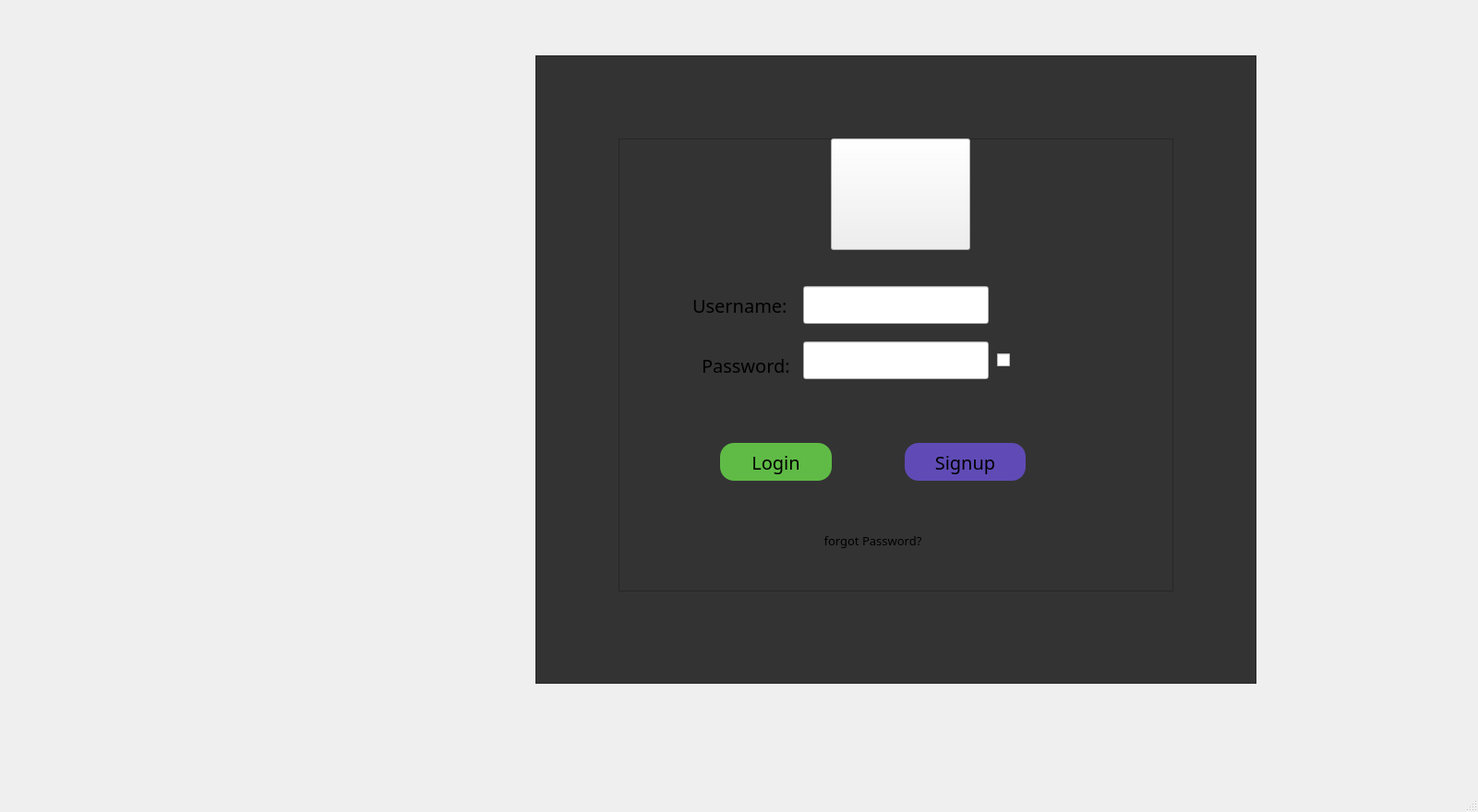
<?xml version="1.0" encoding="UTF-8"?>
<ui version="4.0">
 <class>MainWindow</class>
 <widget class="QMainWindow" name="MainWindow">
  <property name="geometry">
   <rect>
    <x>0</x>
    <y>0</y>
    <width>1601</width>
    <height>880</height>
   </rect>
  </property>
  <property name="minimumSize">
   <size>
    <width>400</width>
    <height>400</height>
   </size>
  </property>
  <property name="windowTitle">
   <string>MainWindow</string>
  </property>
  <property name="styleSheet">
   <string notr="true">*{
        font-family:century gothic;
        font-size:20px;
}
QFrame{
        background:#333
}
QPushButton#Login{
        background:#60BB46;
        border-radius:15px;

}
QPushButton#Signup{
        background:#604BB6;
        border-radius:15px;

}
QPushButton#Forgot{

        border-radius:15px;
        font-size:13px

}
QPushButton#Signup:pressed,#Login:pressed{
        padding-left:5px;
        padding-top:5px;
        background-color:rgba(105, 118, 132, 200);

}
QPushButton#Login:hover{
background-color:#357a36;
}
QPushButton#Signup:hover{
background-color:#6A0DAD;
}
QPushButton#Forgot:hover{
 transition: 0.9s;

font-size:16px;
}
QPushButton#Forgot:pressed{
        padding-top:10px;
}
</string>
  </property>
  <widget class="QWidget" name="centralwidget">
   <widget class="QFrame" name="frame_2">
    <property name="geometry">
     <rect>
      <x>580</x>
      <y>60</y>
      <width>781</width>
      <height>681</height>
     </rect>
    </property>
    <property name="maximumSize">
     <size>
      <width>781</width>
      <height>16777215</height>
     </size>
    </property>
    <property name="frameShape">
     <enum>QFrame::StyledPanel</enum>
    </property>
    <property name="frameShadow">
     <enum>QFrame::Raised</enum>
    </property>
    <widget class="QFrame" name="frame">
     <property name="geometry">
      <rect>
       <x>90</x>
       <y>90</y>
       <width>601</width>
       <height>491</height>
      </rect>
     </property>
     <property name="frameShape">
      <enum>QFrame::StyledPanel</enum>
     </property>
     <property name="frameShadow">
      <enum>QFrame::Raised</enum>
     </property>
     <widget class="QLabel" name="label">
      <property name="geometry">
       <rect>
        <x>80</x>
        <y>160</y>
        <width>101</width>
        <height>41</height>
       </rect>
      </property>
      <property name="text">
       <string>Username:</string>
      </property>
     </widget>
     <widget class="QToolButton" name="toolButton">
      <property name="geometry">
       <rect>
        <x>230</x>
        <y>0</y>
        <width>151</width>
        <height>121</height>
       </rect>
      </property>
      <property name="styleSheet">
       <string notr="true">QAbstractButton{
background:image: url(:/new/prefix1/Posters/new logo (1).png);
}</string>
      </property>
      <property name="text">
       <string/>
      </property>
      <property name="icon">
       <iconset>
        <normalon>:/new/prefix1/Posters/new logo (1).png</normalon>
       </iconset>
      </property>
      <property name="iconSize">
       <size>
        <width>500</width>
        <height>500</height>
       </size>
      </property>
     </widget>
     <widget class="QPushButton" name="Login">
      <property name="geometry">
       <rect>
        <x>110</x>
        <y>330</y>
        <width>121</width>
        <height>41</height>
       </rect>
      </property>
      <property name="text">
       <string>Login</string>
      </property>
     </widget>
     <widget class="QPushButton" name="Signup">
      <property name="geometry">
       <rect>
        <x>310</x>
        <y>330</y>
        <width>131</width>
        <height>41</height>
       </rect>
      </property>
      <property name="text">
       <string>Signup</string>
      </property>
     </widget>
     <widget class="QLineEdit" name="lineEdit">
      <property name="geometry">
       <rect>
        <x>200</x>
        <y>160</y>
        <width>201</width>
        <height>41</height>
       </rect>
      </property>
     </widget>
     <widget class="QLabel" name="label_2">
      <property name="geometry">
       <rect>
        <x>90</x>
        <y>230</y>
        <width>101</width>
        <height>31</height>
       </rect>
      </property>
      <property name="text">
       <string>Password:</string>
      </property>
     </widget>
     <widget class="QPushButton" name="Forgot">
      <property name="geometry">
       <rect>
        <x>200</x>
        <y>420</y>
        <width>151</width>
        <height>31</height>
       </rect>
      </property>
      <property name="text">
       <string>forgot Password?</string>
      </property>
     </widget>
     <widget class="QLineEdit" name="lineEdit_2">
      <property name="geometry">
       <rect>
        <x>200</x>
        <y>220</y>
        <width>201</width>
        <height>41</height>
       </rect>
      </property>
     </widget>
     <widget class="QCheckBox" name="checkBox">
      <property name="geometry">
       <rect>
        <x>410</x>
        <y>220</y>
        <width>91</width>
        <height>41</height>
       </rect>
      </property>
      <property name="text">
       <string/>
      </property>
     </widget>
    </widget>
   </widget>
  </widget>
  <widget class="QMenuBar" name="menubar">
   <property name="geometry">
    <rect>
     <x>0</x>
     <y>0</y>
     <width>1601</width>
     <height>28</height>
    </rect>
   </property>
  </widget>
  <widget class="QStatusBar" name="statusbar"/>
 </widget>
 <resources/>
 <connections/>
</ui>
